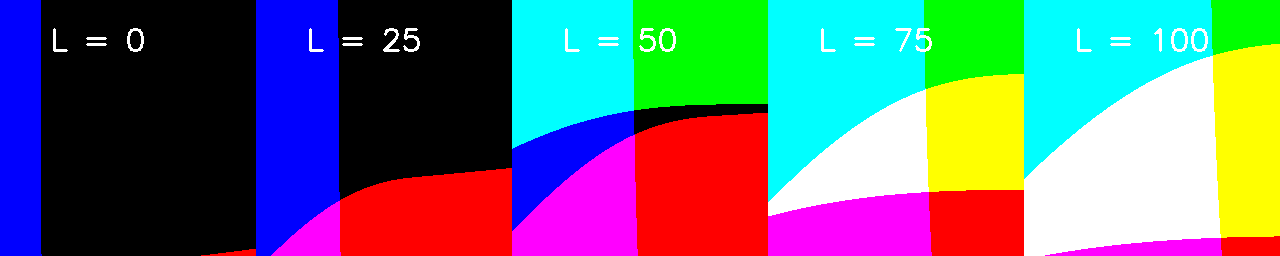
#> input picture lab_space_color.png, 1280 x 256 px
$ python quantize_image.py lab_space_color.png
#> lines starting #> are read from the running program, lines starting #| are printed output that depends on the picture; after the words box and inside, x2 and y2 are one past the last pixel; in counts of white or black regions, pixels touching at a corner belong together
### quantization.py
import math

import numpy as np


def quantize_lab_image(lab_image, bins, max_value=None):
    # type: (np.ndarray, int, int) -> np.ndarray

    if max_value is None:
        max_value = 256

    ab_channels = lab_image[:, :, 1:]

    division_factor = math.floor(float(max_value) / float(bins))
    ab_channels = np.floor_divide(ab_channels, division_factor)

    indexes = ab_channels[:, :, 0] * bins + ab_channels[:, :, 1]

    image_shape = ab_channels.shape

    final_result = np.zeros((image_shape[0], image_shape[1]) + (bins**2,))

    for i in range(image_shape[0]):
        for j in range(image_shape[1]):
            index = int(indexes[i, j])
            final_result[i, j, index] = 1.0

    return final_result


# [4 lines left out: function find_nearest, not called in this run]


def convert_quantization_to_image(quantization, bins, max_value=None):
    # type: (np.ndarray, int) -> np.ndarray
    if max_value is None:
        max_value = 256

    image_shape = (quantization.shape[0], quantization.shape[1])

    sorted_index = np.argsort(-quantization, axis=2)
    indexes = sorted_index[:, :, 0]

    division_factor = math.floor(float(max_value) / float(bins))
    a_channel = np.floor_divide(indexes, bins)
    b_channel = np.remainder(indexes, bins)

    a_channel = a_channel * float(division_factor)
    b_channel = b_channel * float(division_factor)

    a_channel = a_channel.reshape(image_shape[0], image_shape[1], 1)
    b_channel = b_channel.reshape(image_shape[0], image_shape[1], 1)

    return np.concatenate((a_channel, b_channel), axis=2)


# [70 lines left out: functions get_prob, convert_quantization_to_image_average, convert_quantization_to_image_expected, not called in this run]

### quantize_image.py
import cv2

import numpy as np
from quantization import convert_quantization_to_image, quantize_lab_image
import sys

BINS = 16
image_type = 'uint8'

original = cv2.imread(sys.argv[1])
#> original is the input picture: shape (256, 1280, 3); mean B, G, R 0.471, 0.438, 0.38
image = cv2.cvtColor(original, cv2.COLOR_BGR2LAB)
#> image: shape (256, 1280, 3); mean of channels 0, 1, 2 0.4, 128, 128

l_channel = image[:, :, 0]
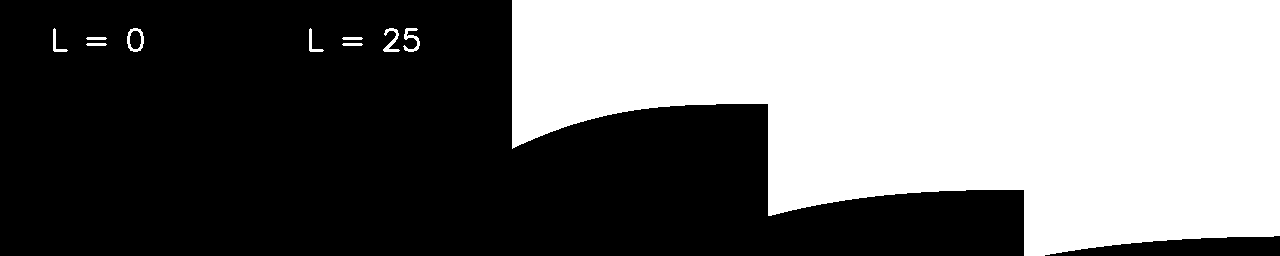
#> l_channel: shape (256, 1280); values 0 (black) and 1 (white), 43.8% white; 10 white regions, largest, box (x1, y1, x2, y2) and area: (512, 0, 1280, 256) 142464, (403, 28, 420, 52) 172, (127, 28, 144, 52) 170
l_channel = l_channel.reshape((image.shape[0], image.shape[1], 1))

quantum = quantize_lab_image(image, bins=BINS)
color_space = convert_quantization_to_image(quantum, BINS)
#> in convert_quantization_to_image, `indexes = sorted_index[:, :, 0]`:
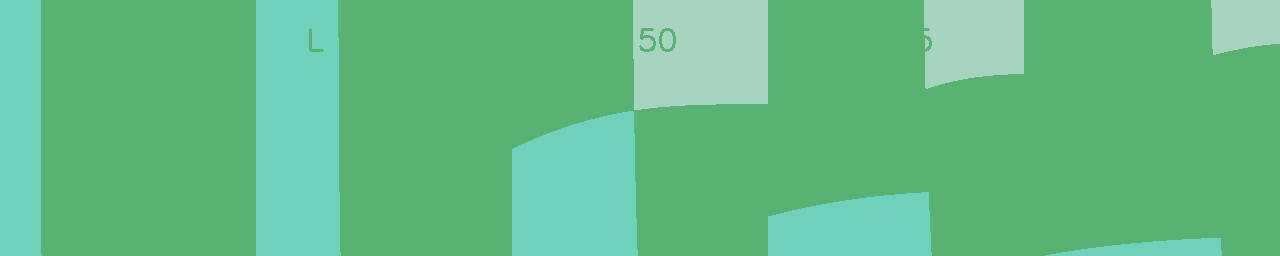
#> indexes: shape (256, 1280) int64; 3 distinct labels, from 120 to 136; one colour per label, 0 black
#> in convert_quantization_to_image, `a_channel = np.floor_divide(indexes, bins)`: a_channel: shape (256, 1280) int64; values 7 (black) and 8 (white), 92.4% white; 5 black regions, box (x1, y1, x2, y2) and area: (633, 0, 768, 110) 13702, (924, 0, 1024, 89) 7745, (1211, 0, 1280, 55) 3300, (662, 31, 673, 49) 166, (925, 38, 929, 49) 32
#> in convert_quantization_to_image, `b_channel = np.remainder(indexes, bins)`:
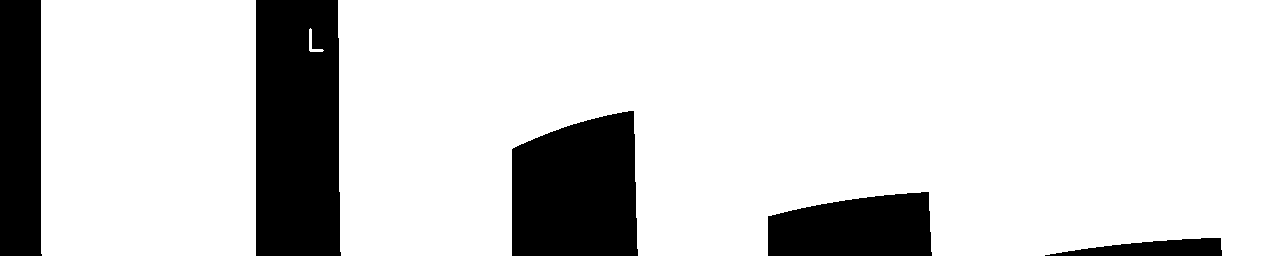
#> b_channel: shape (256, 1280) int64; values 7 (black) and 8 (white), 82.1% white; 5 black regions, box (x1, y1, x2, y2) and area: (256, 0, 341, 256) 21175, (512, 111, 638, 256) 16056, (0, 0, 42, 256) 10498, (768, 192, 932, 256) 8861, (1045, 238, 1222, 256) 2050

a = color_space[:, :, 0]
b = color_space[:, :, 1]

a = a.reshape((image.shape[0], image.shape[1], 1)).astype(image_type)
b = b.reshape((image.shape[0], image.shape[1], 1)).astype(image_type)

l_channel = l_channel.astype(image_type)

colorized = np.concatenate((l_channel, a, b), axis=2).astype(image_type)
#> colorized: shape (256, 1280, 3); mean of channels 0, 1, 2 0.4, 126.8, 125.1
colorized = cv2.cvtColor(colorized, cv2.COLOR_LAB2BGR)
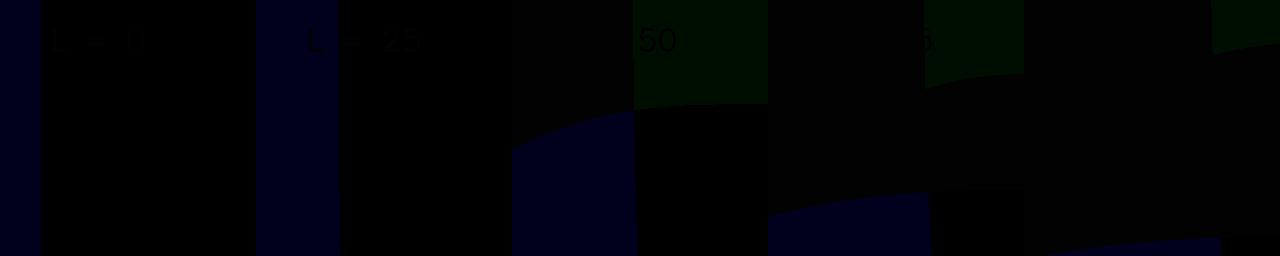
#> colorized: shape (256, 1280, 3); mean B, G, R 6, 2.1, 0.7

OUTPUT_SIZE = (800, 800)

colorized = cv2.resize(colorized, OUTPUT_SIZE).astype('uint8')
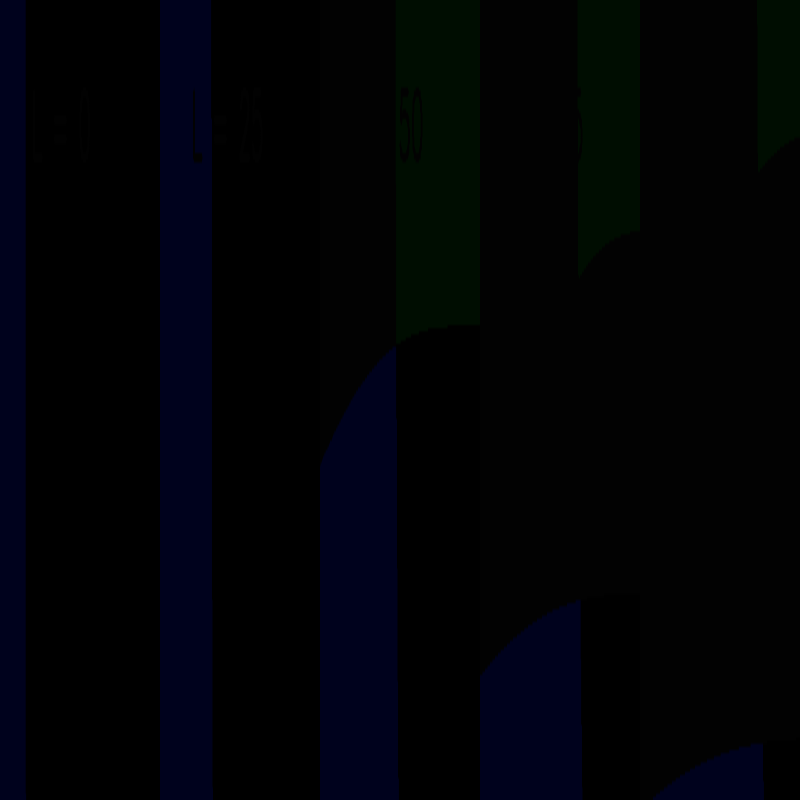
#> colorized: shape (800, 800, 3); mean B, G, R 6, 2.1, 0.7
original = cv2.resize(original, OUTPUT_SIZE).astype('uint8')
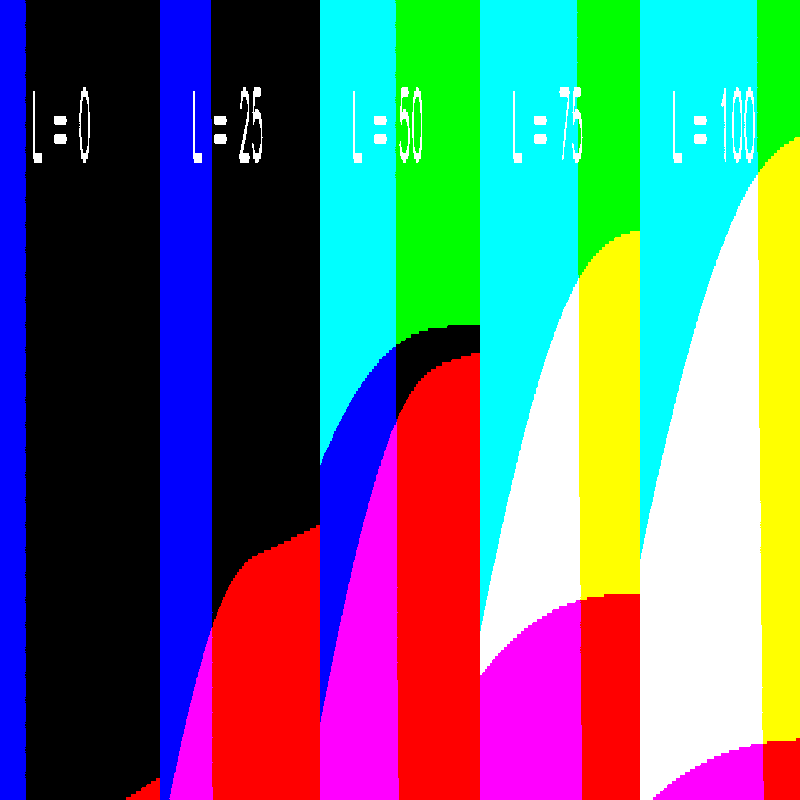
#> original: shape (800, 800, 3); mean B, G, R 0.47, 0.438, 0.38; drawn with 1 as white

final_test_image = np.append(colorized, original, axis=1)
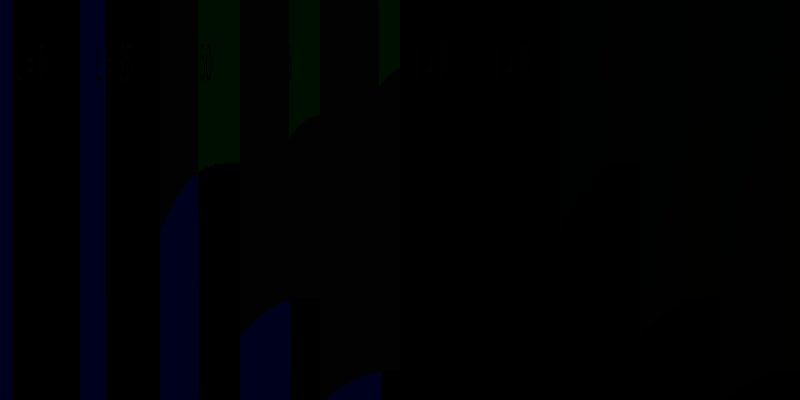
#> final_test_image: shape (800, 1600, 3) (shown at 1/2 size); mean B, G, R 3.2, 1.3, 0.6
cv2.imshow('test', final_test_image)
cv2.waitKey(0)
